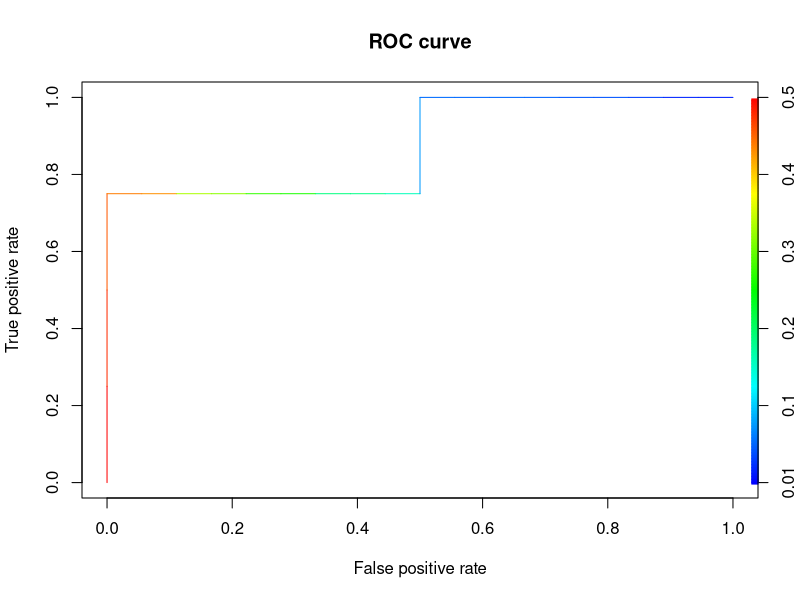
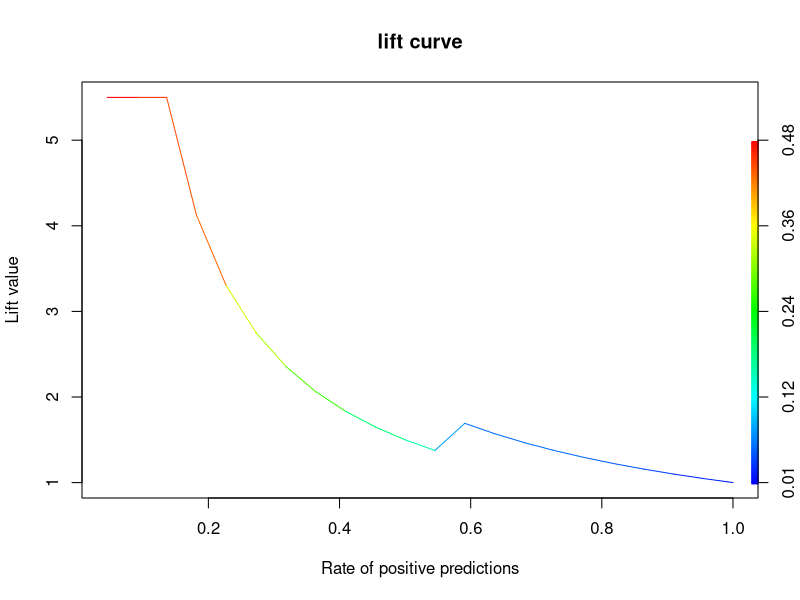

The R source for these figures, in order:
# ===============================================
#     ROCR : ROC 아래 그래프의 면적으로 적합도 평가
# ===============================================
# > Binary Classification만 지원 가능 

library(rpart)
install.packages("party")
library(party)
install.packages("ROCR")
library(ROCR)

# 1) 데이터 준비 

# kyphosis : 데이터셋의 행을 무작위로 섞음
x <- kyphosis[sample(1:nrow(kyphosis), nrow(kyphosis), replace = F),]

# 데이터셋을 훈련 세트와 평가 세트로 나누는 작업을 수행
x.train <- kyphosis[1:floor(nrow(x) * 0.75), ]
x.evaluate <- kyphosis[floor(nrow(x) * 0.75):nrow(x), ]

# 2) 모델 훈련 

# 모델 객체 생성 (Tree) + 훈련 
x.model <- cforest(Kyphosis ~ Age + Number + Start, data = x.train)

# 평가 세트 예측 
x.evaluate$prediction <- predict(x.model, newdata = x.evaluate)

# 일치 여부 행렬로 
x.evaluate$correct <- x.evaluate$prediction == x.evaluate$Kyphosis

# 예측 정확도 출력
print(paste("% of predicted classification correct", mean(x.evaluate$correct)))
# [1] "% of predicted classification correct 0.818181818181818"

# 각 데이터 포인트의 예측 확률을 계산 --> 행렬 형태로 (내림차순)
x.evaluate$probabilities <- 1 - unlist(treeresponse(x.model, newdata = x.evaluate), use.names = F)[seq(1, nrow(x.evaluate) * 2, 2)]


# 3) 성능 평가 

# ROC 그래프 (by AUROC)
pred <- prediction(x.evaluate$probabilities, x.evaluate$Kyphosis)
perf <- performance(pred, "tpr", "fpr") # x : tpr, y : fpr 
plot(perf, main = "ROC curve", colorize=T)
# > large AUROC is good 

# 이익도표 (lift chart)
perf <- performance(pred, "lift", "rpp") # x : lift (향상도) , resp : 반응률 
plot(perf, main="lift curve", colorize=T)
# > steep graph is good 
